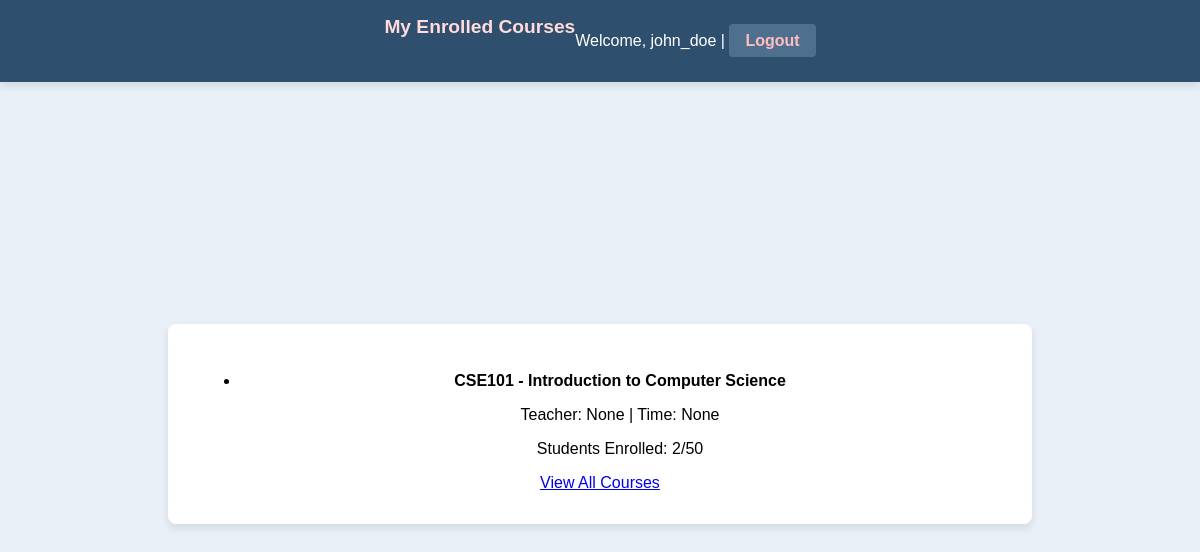
The app's page /student/my_courses (signed in), older data.
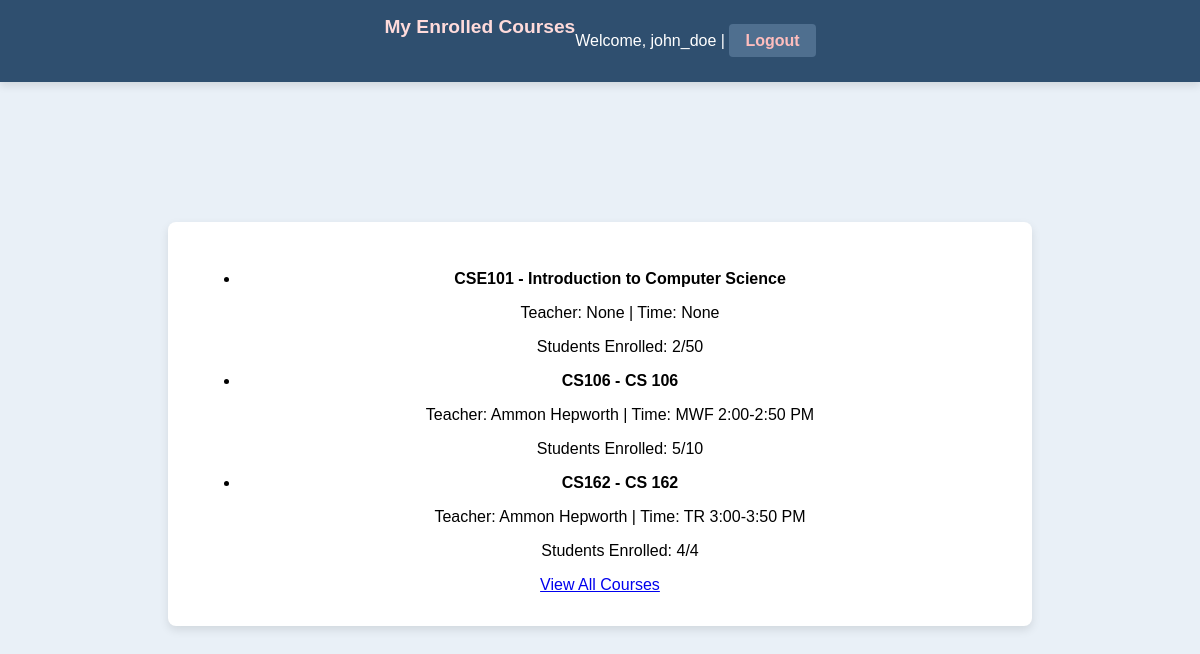
The same page, newer data.
### app.py (models this page shows, shortened)
class User(UserMixin, db.Model):
    id = db.Column(db.Integer, primary_key=True)
    username = db.Column(db.String(150), unique=True, nullable=False)
    password = db.Column(db.String(150), nullable=False)  # Plain-text password
    role = db.Column(db.String(50))

class Course(db.Model):
    id = db.Column(db.Integer, primary_key=True)
    course_code = db.Column(db.String(10), unique=True, nullable=False)
    course_name = db.Column(db.String(100), nullable=False)
    capacity = db.Column(db.Integer, nullable=False)
    teacher = db.Column(db.String(100), nullable=True)
    time = db.Column(db.String(50), nullable=True)
    enrolled_count = db.Column(db.Integer, default=0)

### app.py (the view)
@app.route('/student/my_courses')
@login_required
def my_courses():
    if current_user.role != 'student':
        flash("Access denied: Only students can view this page.", "danger")
        return redirect(url_for('login'))
    enrollments = Enrollment.query.filter_by(user_id=current_user.id).all()
    enrolled_courses = [Course.query.get(enrollment.course_id) for enrollment in enrollments]
    return render_template('my_courses.html', courses=enrolled_courses)

### app.py (called while the page is built)
@login_manager.user_loader
def load_user(user_id):
    return User.query.get(int(user_id))

### templates/my_courses.html (shortened to what this page needs)
<!DOCTYPE html>
<html lang="en">
<head>
    <link rel="stylesheet" href="{{ url_for('static', filename='styles.css') }}">
</head>
<body>
    <div class="header">
        <h1>My Enrolled Courses</h1>
        <p>Welcome, {{ current_user.username }} | <a href="{{ url_for('logout') }}" class="sign-out">Logout</a></p>
    </div>
    <div class="container">
        <ul>
            {% if courses %}
                {% for course in courses %}
                <li>
                    <strong>{{ course.course_code }} - {{ course.course_name }}</strong>
                    <p>Teacher: {{ course.teacher }} | Time: {{ course.time }}</p>
                    <p>Students Enrolled: {{ course.enrolled_count }}/{{ course.capacity }}</p>
                </li>
                {% endfor %}
            {% else %}
                <p>You are not enrolled in any courses yet.</p>
            {% endif %}
        </ul>
        <a href="{{ url_for('student_courses') }}" class="button">View All Courses</a>
    </div>
</body>
</html>

### static/styles.css (style rules this page uses)
body { font-family: Arial, sans-serif; background-color: #e9f0f7; margin: 0; display: flex; justify-content: center; align-items: center; min-height: 100vh; }
.container { max-width: 800px; width: 100%; background-color: #ffffff; padding: 2rem; border-radius: 8px; box-shadow: 0px 4px 10px rgba(0, 0, 0, 0.1); text-align: center; margin: 5rem auto 2rem; }
.header { width: 100%; background-color: #2f4f6f; color: #fff; padding: 1rem 0; display: flex; justify-content: center; box-shadow: 0px 4px 8px rgba(0, 0, 0, 0.1); position: fixed; top: 0; left: 0; z-index: 10; }
.header h1, .header h2 { font-size: 1.2rem; margin: 0; color: #ffdbdb; }
.sign-out { color: #ffbdbd; text-decoration: none; font-weight: bold; padding: 0.5rem 1rem; border-radius: 4px; background-color: #4f6f8f; }

Row changes from the older to the newer data that the page shows:
added Course: course_code "CS106", course_name "CS 106", teacher "Ammon Hepworth", time "MWF 2:00-2:50 PM", enrolled_count "5", capacity "10"
added Course: course_code "CS162", course_name "CS 162", teacher "Ammon Hepworth", time "TR 3:00-3:50 PM", enrolled_count "4", capacity "4"
